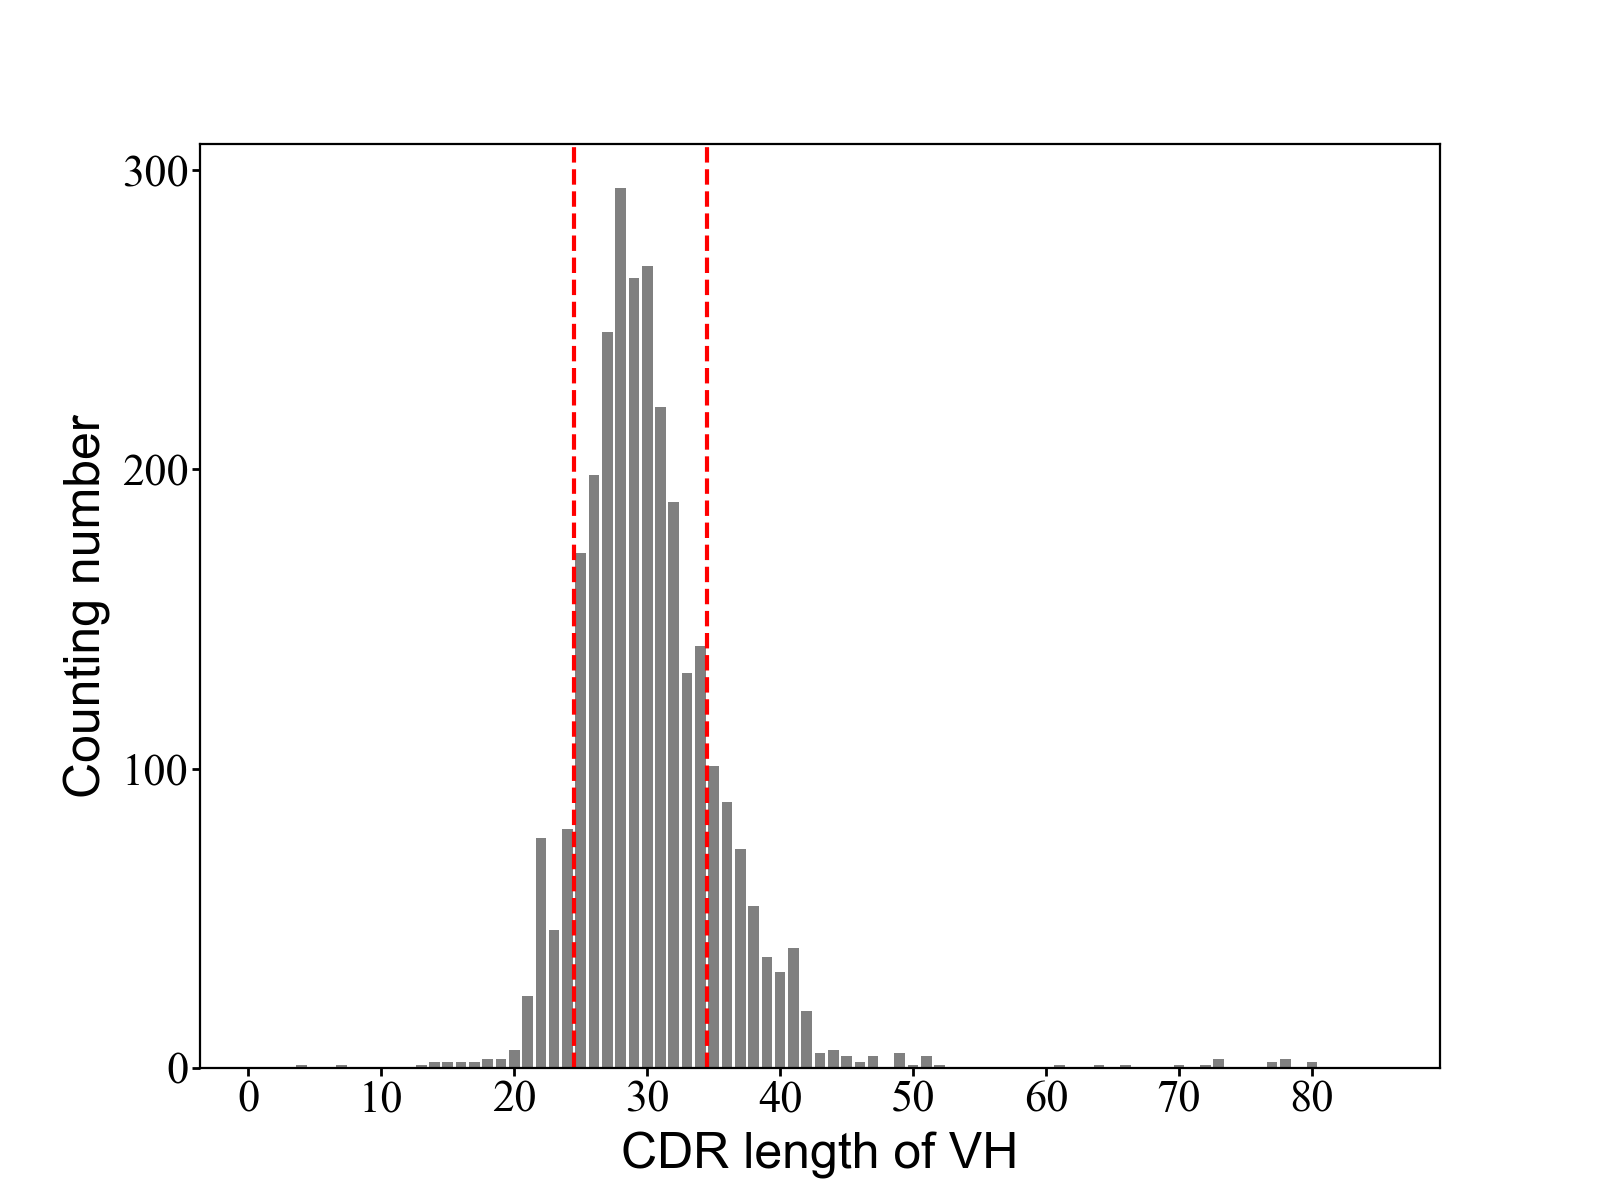

This figure's Python source:
# -*- coding: utf-8 -*-
import matplotlib.pyplot as plt
import numpy as np
import pandas as pd
from matplotlib.pyplot import MultipleLocator

fr = open('unique_ab_info.txt','r')
lines = fr.readlines()
fr.close()

Hcdr_length = []

max_Hcdr_length = 0
max_Hcdr_name = ''
for line in lines:
    Hcdr = line.strip().split('\t')[2]
    Hcdr_length.append(len(Hcdr))
    
    if len(Hcdr) > max_Hcdr_length:
        max_Hcdr_length = len(Hcdr)
        max_Hcdr_name = line

Hcdr_length_count = []
for i in range(1,86):
    counth = Hcdr_length.count(i)
    Hcdr_length_count.append([i,counth])

xh = [x[0] for x in Hcdr_length_count]
yh = [x[1] for x in Hcdr_length_count]

plt.rcParams['font.sans-serif']=['SimHei']
plt.rcParams['axes.unicode_minus']=False

font1 = {'family': 'Arial',
        'color':  'black',
        'weight': 'normal',
        'size': 18,
        }

plt.figure(figsize=(8, 6)) 
plt.bar(xh,yh,color="gray")
plt.xlabel('CDR length of VH',fontdict=font1)
plt.ylabel('Counting number',fontdict=font1)

plt.tick_params(labelsize=16,axis='x',labelcolor='black',size=3,width=1,tick2On=False,label2On=False,
                labelrotation=0,pad=1,tickdir='out',
                gridOn=False,grid_alpha=0.5,grid_color='gray',grid_linestyle='--')
plt.tick_params(labelsize=16,axis='y',labelcolor='black',size=3,width=1,tick2On=False,label2On=False,
                labelrotation=0,pad=1,tickdir='out',
                gridOn=False,grid_alpha=0.5,grid_color='gray',grid_linestyle='--')

plt.axvline(x=24.5, color='r', linestyle='--')
plt.axvline(x=34.5, color='r', linestyle='--')

x_major_locator=MultipleLocator(10)
y_major_locator=MultipleLocator(100)
ax=plt.gca()
ax.xaxis.set_major_locator(x_major_locator)
ax.yaxis.set_major_locator(y_major_locator)

labels = ax.get_xticklabels() + ax.get_yticklabels()
[label.set_fontname('Times New Roman') for label in labels]

plt.savefig('Fig3a_HCDR.png',dpi=200)
plt.show()